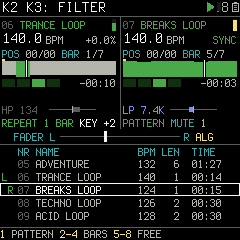
#> input picture site/screens/dj-decks.png, 240 x 240 px
$ python -i images.py   (imports and definitions only)
#> lines starting #> are read from the running program, lines starting #| are printed output that depends on the picture
#!/usr/bin/env python3
# SPDX-License-Identifier: GPL-3.0-only
# Copyright (C) 2026 Vasily Kazantsev
"""The landing's images (specs/site.md), from what site/tools/ makes:

  python3 -I site/tools/images.py screens DIR     DIR/*.ppm (site/tools/shots.c's) -> site/screens/*.png
  python3 -I site/tools/images.py hero HERO.png   hero.html's picture -> site/img/hero.webp (2400 px), hero-phone.webp
                                                  (the FM-1 cropped close, 1200 px) and og.jpg (1200 x 630, for link
                                                  previews)
  python3 -I site/tools/images.py video THUMB.png NAME
                                                  a video's YouTube thumbnail (1280 x 720) -> site/img/NAME.webp
                                                  (640 px, the video card's picture at twice its size)
"""
import sys
from pathlib import Path

from PIL import Image

SITE = Path(__file__).resolve().parents[1]
CROP_PHONE = (.20, .08, .92, .92)         # fractions of the picture: the FM-1 close, for narrow screens
CROP_OG = (.20, .04, 1.0, .787)           # 1200 x 630's shape out of a 16 : 9 picture


def crop(im, box):
    w, h = im.size
    return im.crop((round(box[0] * w), round(box[1] * h), round(box[2] * w), round(box[3] * h)))


def scaled(im, width):
    return im.resize((width, round(im.size[1] * width / im.size[0])), Image.LANCZOS)


def screens(src):
    out = SITE / "screens"
    out.mkdir(exist_ok=True)
    for p in sorted(Path(src).glob("*.ppm")):
        dest = out / (p.stem + ".png")
        Image.open(p).convert("RGB").save(dest, optimize=True)
        print(dest, dest.stat().st_size, "B")


def hero(src):
#> called with src = '../screens/dj-decks.png'
    out = SITE / "img"
    out.mkdir(exist_ok=True)
    im = Image.open(src).convert("RGB")
#> im is the input picture: PIL image 240x240 RGB; mean R, G, B 24.5, 31.3, 25
    for name, pic in (("hero.webp", scaled(im, 2400)), ("hero-phone.webp", scaled(crop(im, CROP_PHONE), 1200))):
#> in crop, `w, h = im.size`: w = 240
        pic.save(out / name, "WEBP", quality=82, method=6)
#> this loop made 2 passes
#> pass 1, in hero, `pic.save(out / name, "WEBP", quality=82, method=6)`:
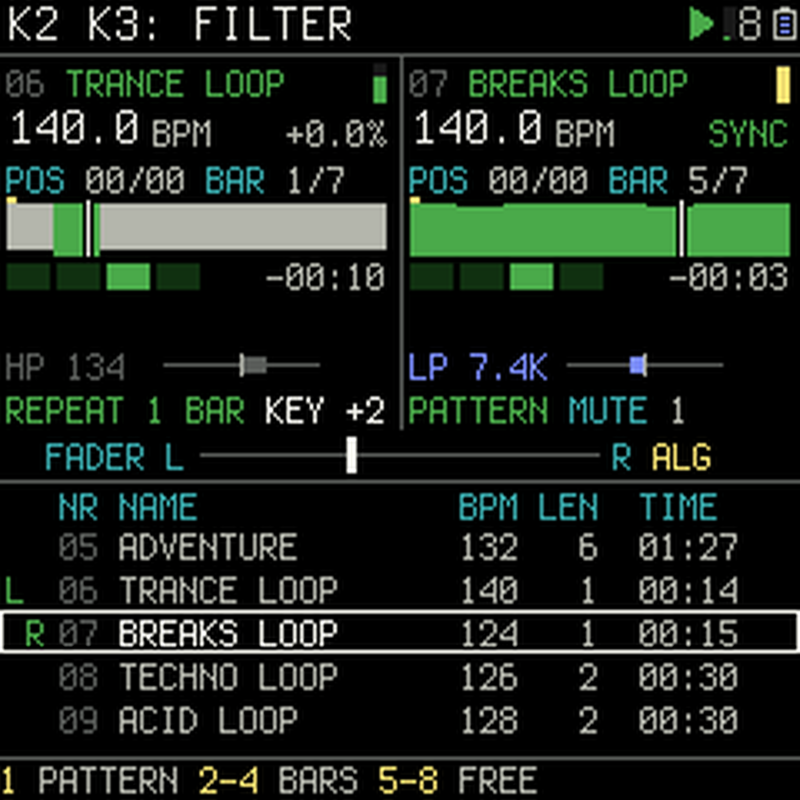
#> saved as hero.webp: PIL image 2400x2400 RGB (shown at 1/3 size); mean R, G, B 27.1, 34.4, 27.8
#> pass 2, in hero, `pic.save(out / name, "WEBP", quality=82, method=6)`:
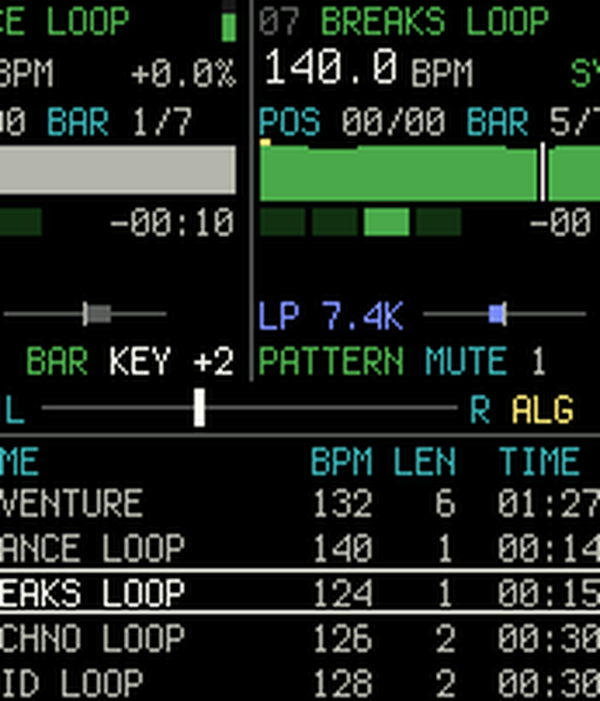
#> saved as hero-phone.webp: PIL image 1200x1401 RGB (shown at 1/2 size); mean R, G, B 28.6, 37, 29.8
    scaled(crop(im, CROP_OG), 1200).resize((1200, 630), Image.LANCZOS).save(out / "og.jpg", quality=86, optimize=True)
#> call 2 of crop, with box = (0.2, 0.04, 1, 0.787)
#> in crop (call 2), `return im.crop((round(box[0] * w), round(box[1] * h), round(box[2] * w..`:
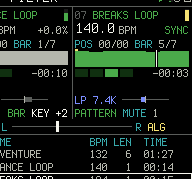
#> returned value: PIL image 192x179 RGB; mean R, G, B 23.7, 32.5, 24.7
#> call 3 of scaled, with width = 1200
#> in scaled (call 3), `return im.resize((width, round(im.size[1] * width / im.size[0])), Imag..`:
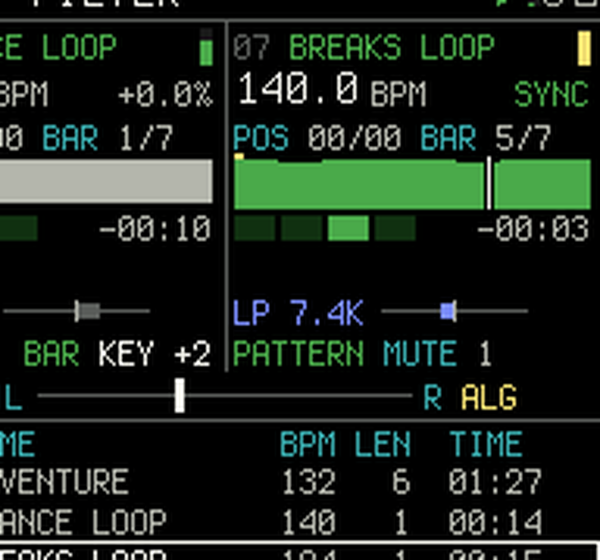
#> returned value: PIL image 1200x1119 RGB (shown at 1/2 size); mean R, G, B 25.9, 35.3, 27.1
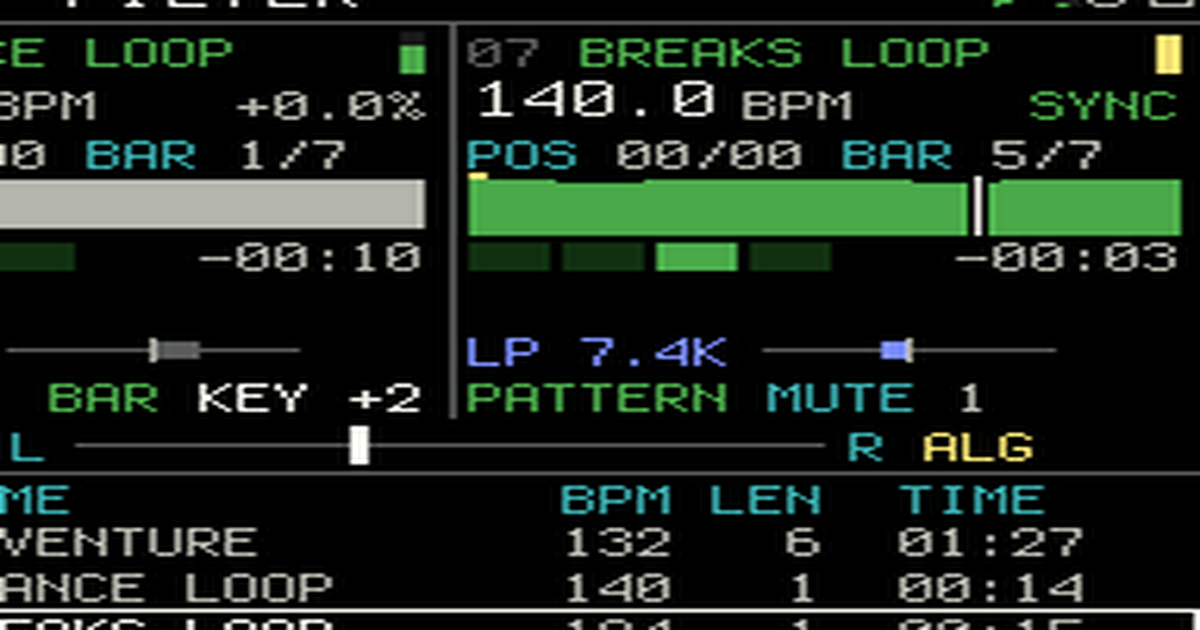
#> saved as og.jpg: PIL image 1200x630 RGB; mean R, G, B 25.9, 35.3, 27.1
    for name in ("hero.webp", "hero-phone.webp", "og.jpg"):
        print(out / name, (out / name).stat().st_size, "B")


def video(src, name):
    dest = SITE / "img" / (name + ".webp")
    scaled(Image.open(src).convert("RGB"), 640).save(dest, "WEBP", quality=82, method=6)
    print(dest, dest.stat().st_size, "B")


# [7 lines not run here, left out]

#> (the run stopped early here; a loop or call above may not have finished)

$ run again, on site/screens/loops-full.png
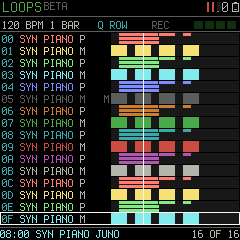
#> input picture site/screens/loops-full.png, 240 x 240 px
#> in hero, im is the input picture: PIL image 240x240 RGB; mean R, G, B 45.1, 48.2, 42
#> w = 240
#> the loop in hero, `for name, pic in (("hero.webp", scaled(im, 2400)), ("hero-phone.webp",..` made 2 passes
#> name on passes 1 to 2: 'hero.webp', 'hero-phone.webp'
#> pass 1, in hero, `pic.save(out / name, "WEBP", quality=82, method=6)`:
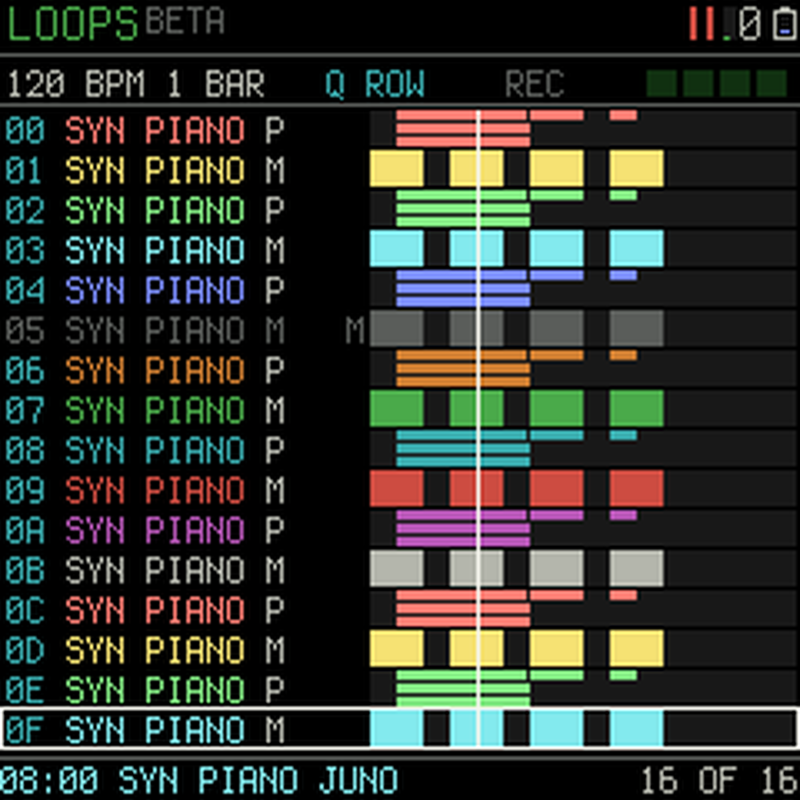
#> saved as hero.webp: PIL image 2400x2400 RGB (shown at 1/3 size); mean R, G, B 46.8, 50.4, 43.9
#> in hero, `scaled(crop(im, CROP_OG), 1200).resize((1200, 630), Image.LANCZOS).sav..`:
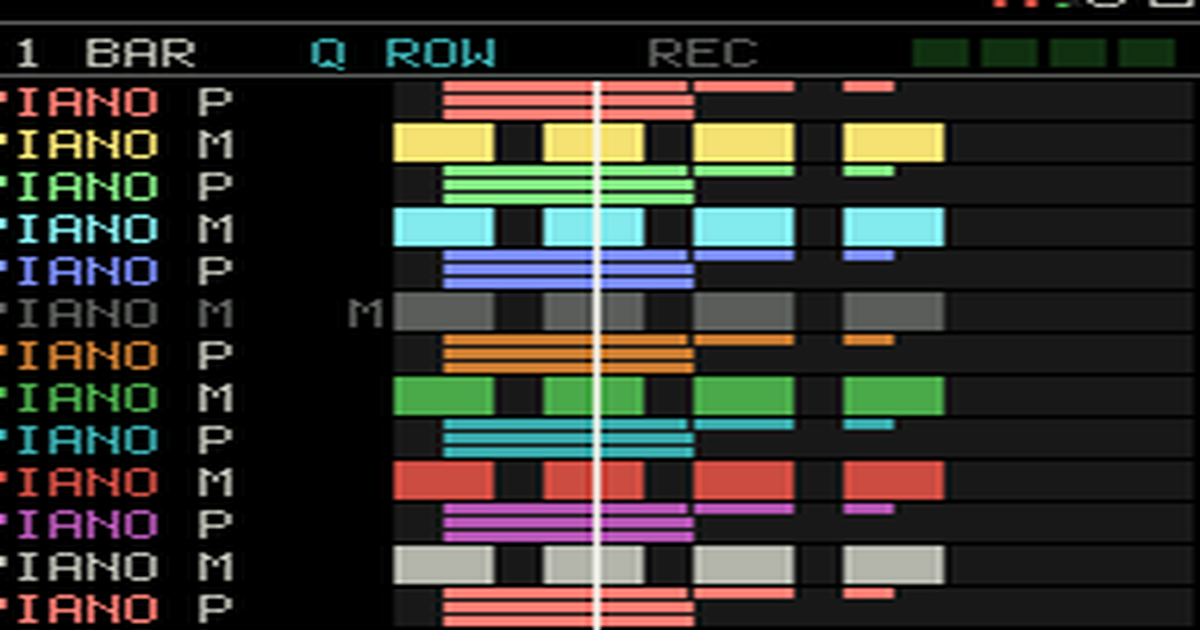
#> saved as og.jpg: PIL image 1200x630 RGB; mean R, G, B 50.7, 50, 44.4

$ run again, on site/screens/settings-midi.png
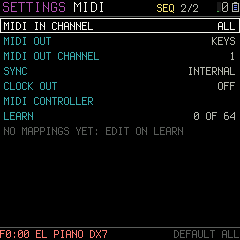
#> input picture site/screens/settings-midi.png, 240 x 240 px
#> in hero, im is the input picture: PIL image 240x240 RGB; mean R, G, B 9.3, 10.2, 10.1
#> w = 240
#> the loop in hero, `for name, pic in (("hero.webp", scaled(im, 2400)), ("hero-phone.webp",..` made 2 passes
#> name on passes 1 to 2: 'hero.webp', 'hero-phone.webp'
#> pass 1, in hero, `pic.save(out / name, "WEBP", quality=82, method=6)`:
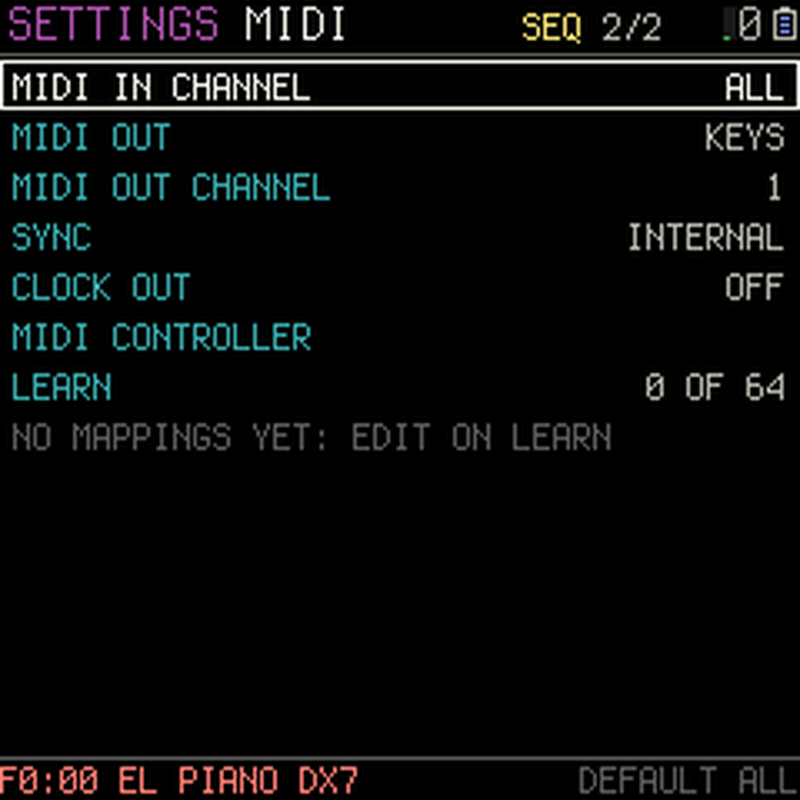
#> saved as hero.webp: PIL image 2400x2400 RGB (shown at 1/3 size); mean R, G, B 10.6, 11.6, 11.6
#> in hero, `scaled(crop(im, CROP_OG), 1200).resize((1200, 630), Image.LANCZOS).sav..`:
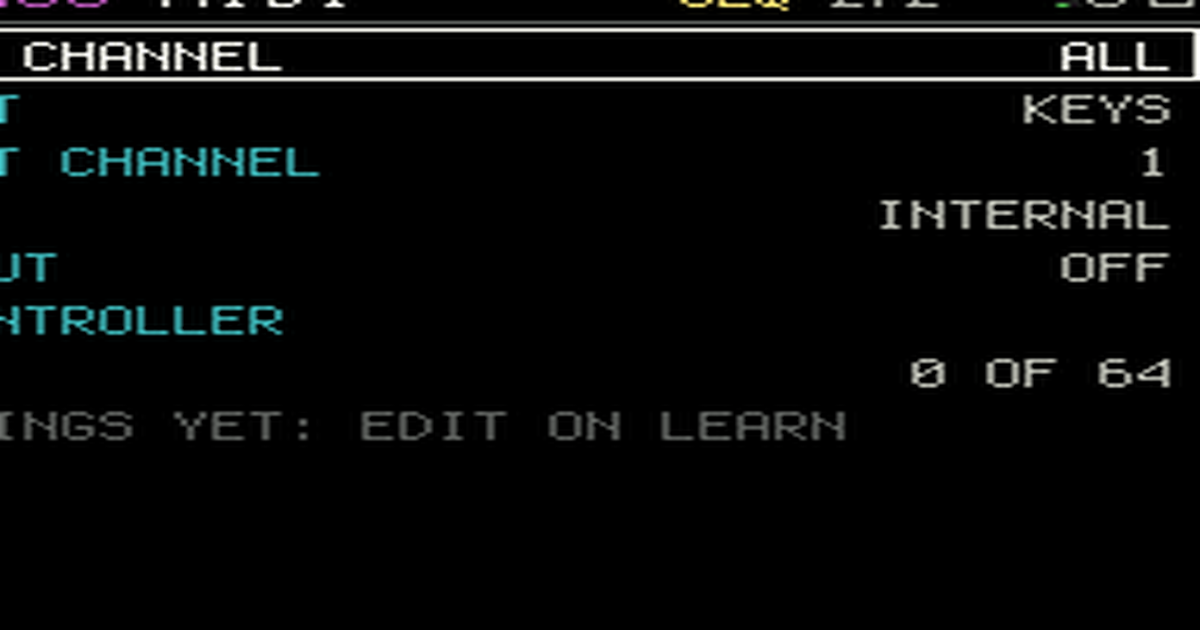
#> saved as og.jpg: PIL image 1200x630 RGB; mean R, G, B 9.2, 10.3, 9.9

$ run again, on site/screens/songs-list.png
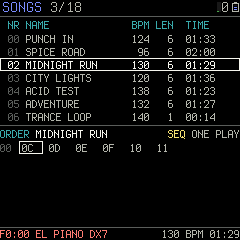
#> input picture site/screens/songs-list.png, 240 x 240 px
#> in hero, im is the input picture: PIL image 240x240 RGB; mean R, G, B 15.4, 15.7, 15.2
#> w = 240
#> the loop in hero, `for name, pic in (("hero.webp", scaled(im, 2400)), ("hero-phone.webp",..` made 2 passes
#> name on passes 1 to 2: 'hero.webp', 'hero-phone.webp'
#> pass 1, in hero, `pic.save(out / name, "WEBP", quality=82, method=6)`:
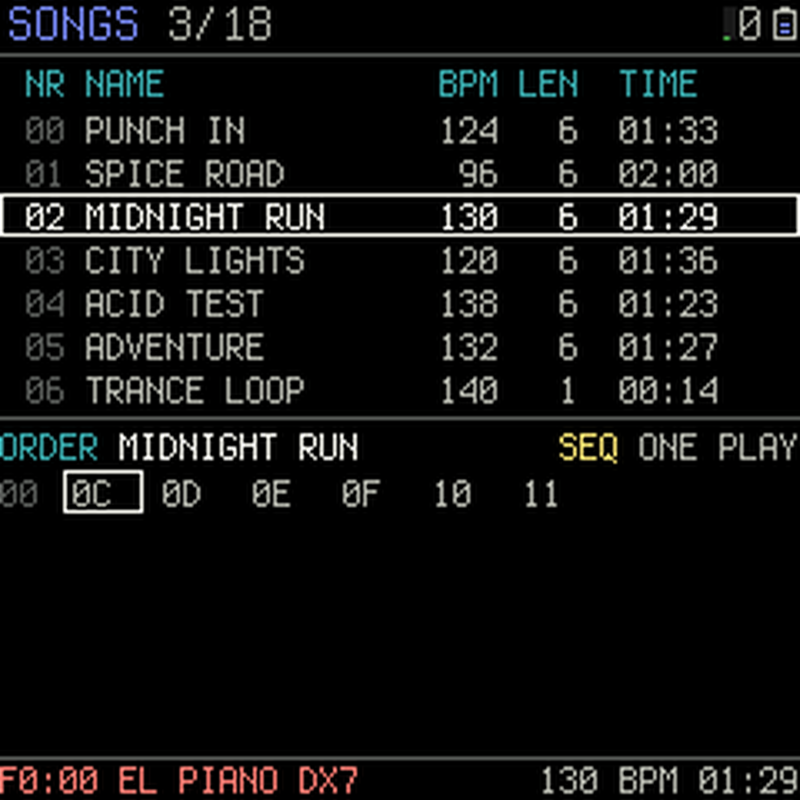
#> saved as hero.webp: PIL image 2400x2400 RGB (shown at 1/3 size); mean R, G, B 17.7, 18.1, 17.6
#> in hero, `scaled(crop(im, CROP_OG), 1200).resize((1200, 630), Image.LANCZOS).sav..`:
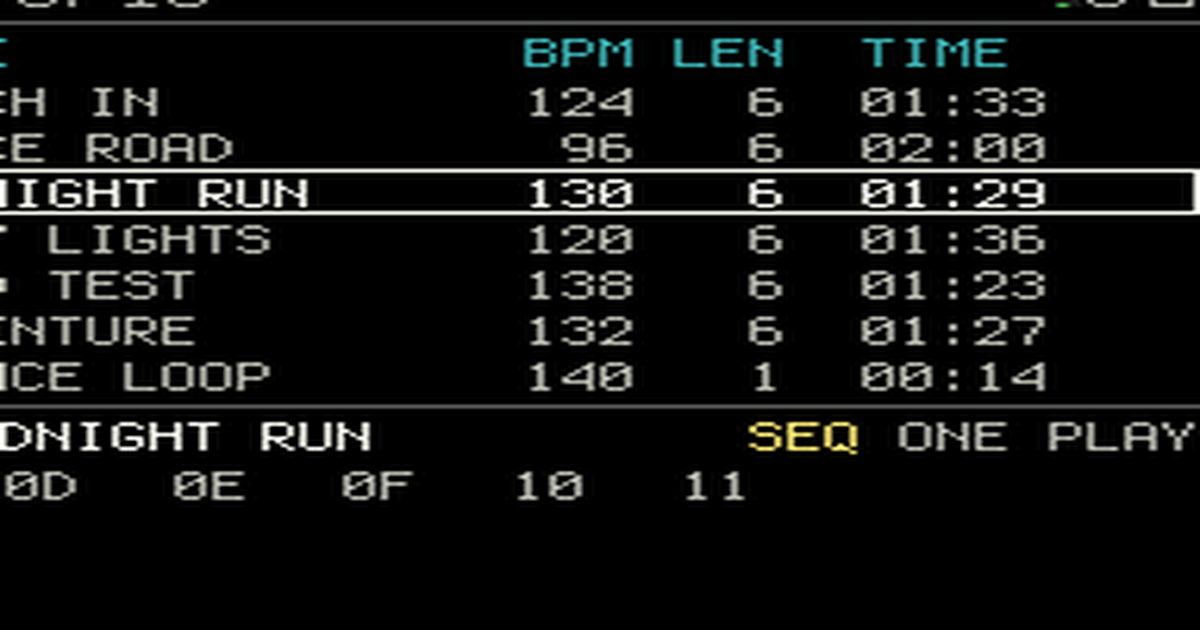
#> saved as og.jpg: PIL image 1200x630 RGB; mean R, G, B 18.3, 19.1, 18.1
